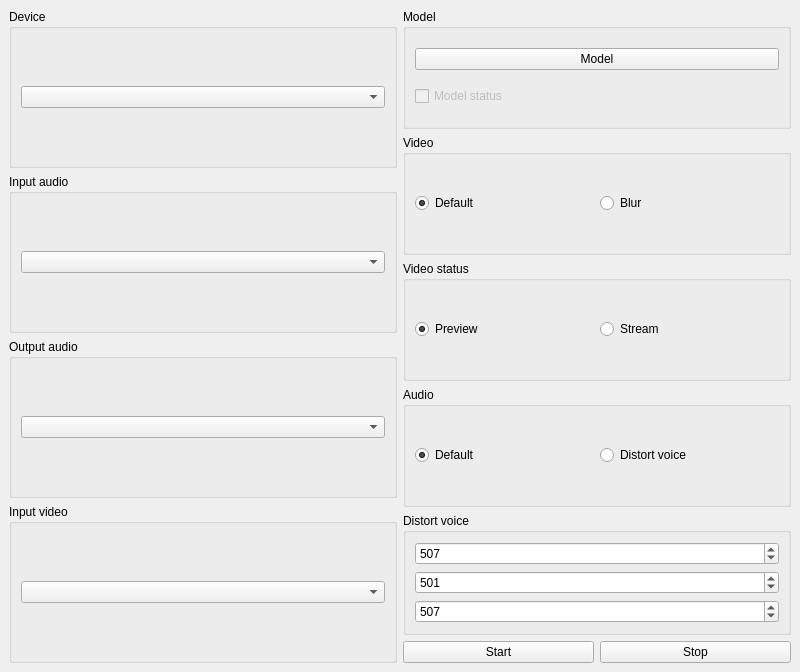
<?xml version="1.0" encoding="UTF-8"?>
<ui version="4.0">
 <class>MainWindow</class>
 <widget class="QMainWindow" name="MainWindow">
  <property name="geometry">
   <rect>
    <x>0</x>
    <y>0</y>
    <width>800</width>
    <height>672</height>
   </rect>
  </property>
  <property name="windowTitle">
   <string>Anonymizer</string>
  </property>
  <widget class="QWidget" name="centralwidget">
   <layout class="QGridLayout" name="gridLayout">
    <item row="5" column="1">
     <layout class="QHBoxLayout" name="horizontalLayout_2">
      <item>
       <widget class="QPushButton" name="pushButton">
        <property name="text">
         <string>Start</string>
        </property>
       </widget>
      </item>
      <item>
       <widget class="QPushButton" name="pushButton_2">
        <property name="text">
         <string>Stop</string>
        </property>
       </widget>
      </item>
     </layout>
    </item>
    <item row="0" column="0" rowspan="6">
     <layout class="QVBoxLayout" name="verticalLayout">
      <item>
       <widget class="QGroupBox" name="groupBox_9">
        <property name="title">
         <string>Device</string>
        </property>
        <layout class="QVBoxLayout" name="verticalLayout_6">
         <item>
          <widget class="QComboBox" name="comboBox_4"/>
         </item>
        </layout>
       </widget>
      </item>
      <item>
       <widget class="QGroupBox" name="groupBox_5">
        <property name="title">
         <string>Input audio</string>
        </property>
        <layout class="QVBoxLayout" name="verticalLayout_2">
         <item>
          <widget class="QComboBox" name="comboBox"/>
         </item>
        </layout>
       </widget>
      </item>
      <item>
       <widget class="QGroupBox" name="groupBox_6">
        <property name="title">
         <string>Output audio</string>
        </property>
        <layout class="QVBoxLayout" name="verticalLayout_4">
         <item>
          <widget class="QComboBox" name="comboBox_2"/>
         </item>
        </layout>
       </widget>
      </item>
      <item>
       <widget class="QGroupBox" name="groupBox_7">
        <property name="title">
         <string>Input video</string>
        </property>
        <layout class="QVBoxLayout" name="verticalLayout_5">
         <item>
          <widget class="QComboBox" name="comboBox_3"/>
         </item>
        </layout>
       </widget>
      </item>
     </layout>
    </item>
    <item row="2" column="1">
     <widget class="QGroupBox" name="groupBox_8">
      <property name="title">
       <string>Video status</string>
      </property>
      <layout class="QHBoxLayout" name="horizontalLayout">
       <item>
        <widget class="QRadioButton" name="radioButton_5">
         <property name="text">
          <string>Preview</string>
         </property>
         <property name="checked">
          <bool>true</bool>
         </property>
        </widget>
       </item>
       <item>
        <widget class="QRadioButton" name="radioButton_6">
         <property name="text">
          <string>Stream</string>
         </property>
        </widget>
       </item>
      </layout>
     </widget>
    </item>
    <item row="3" column="1">
     <widget class="QGroupBox" name="groupBox_2">
      <property name="title">
       <string>Audio</string>
      </property>
      <layout class="QHBoxLayout" name="horizontalLayout_4">
       <item>
        <widget class="QRadioButton" name="radioButton_3">
         <property name="text">
          <string>Default</string>
         </property>
         <property name="checked">
          <bool>true</bool>
         </property>
        </widget>
       </item>
       <item>
        <widget class="QRadioButton" name="radioButton_4">
         <property name="text">
          <string>Distort voice</string>
         </property>
        </widget>
       </item>
      </layout>
     </widget>
    </item>
    <item row="0" column="1">
     <widget class="QGroupBox" name="groupBox_4">
      <property name="title">
       <string>Model</string>
      </property>
      <layout class="QGridLayout" name="gridLayout_2">
       <item row="0" column="0">
        <widget class="QPushButton" name="pushButton_3">
         <property name="text">
          <string>Model</string>
         </property>
        </widget>
       </item>
       <item row="1" column="0">
        <widget class="QCheckBox" name="checkBox">
         <property name="enabled">
          <bool>false</bool>
         </property>
         <property name="text">
          <string>Model status</string>
         </property>
         <property name="checkable">
          <bool>true</bool>
         </property>
         <property name="checked">
          <bool>false</bool>
         </property>
        </widget>
       </item>
      </layout>
     </widget>
    </item>
    <item row="1" column="1">
     <widget class="QGroupBox" name="groupBox">
      <property name="title">
       <string>Video</string>
      </property>
      <layout class="QHBoxLayout" name="horizontalLayout_3">
       <item>
        <widget class="QRadioButton" name="radioButton">
         <property name="text">
          <string>Default</string>
         </property>
         <property name="checked">
          <bool>true</bool>
         </property>
        </widget>
       </item>
       <item>
        <widget class="QRadioButton" name="radioButton_2">
         <property name="text">
          <string>Blur</string>
         </property>
        </widget>
       </item>
      </layout>
     </widget>
    </item>
    <item row="4" column="1">
     <widget class="QGroupBox" name="groupBox_3">
      <property name="title">
       <string>Distort voice</string>
      </property>
      <layout class="QVBoxLayout" name="verticalLayout_3">
       <item>
        <widget class="QSpinBox" name="spinBox">
         <property name="minimum">
          <number>-10000</number>
         </property>
         <property name="maximum">
          <number>10000</number>
         </property>
         <property name="value">
          <number>507</number>
         </property>
        </widget>
       </item>
       <item>
        <widget class="QSpinBox" name="spinBox_2">
         <property name="minimum">
          <number>-10000</number>
         </property>
         <property name="maximum">
          <number>10000</number>
         </property>
         <property name="value">
          <number>501</number>
         </property>
        </widget>
       </item>
       <item>
        <widget class="QSpinBox" name="spinBox_3">
         <property name="minimum">
          <number>-10000</number>
         </property>
         <property name="maximum">
          <number>10000</number>
         </property>
         <property name="value">
          <number>507</number>
         </property>
        </widget>
       </item>
      </layout>
     </widget>
    </item>
   </layout>
  </widget>
 </widget>
 <resources/>
 <connections/>
</ui>
